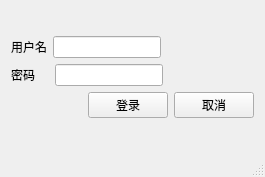
<?xml version="1.0" encoding="UTF-8"?>
<ui version="4.0">
 <class>MainWindow</class>
 <widget class="QMainWindow" name="MainWindow">
  <property name="geometry">
   <rect>
    <x>0</x>
    <y>0</y>
    <width>265</width>
    <height>177</height>
   </rect>
  </property>
  <property name="windowTitle">
   <string>MainWindow</string>
  </property>
  <widget class="QWidget" name="centralWidget">
   <layout class="QVBoxLayout" name="verticalLayout_2">
    <item>
     <layout class="QVBoxLayout" name="verticalLayout">
      <item>
       <layout class="QHBoxLayout" name="horizontalLayout_3">
        <item>
         <widget class="QLabel" name="userName">
          <property name="text">
           <string>用户名</string>
          </property>
         </widget>
        </item>
        <item>
         <widget class="QLineEdit" name="userNameLineEdit"/>
        </item>
        <item>
         <spacer name="horizontalSpacer_3">
          <property name="orientation">
           <enum>Qt::Horizontal</enum>
          </property>
          <property name="sizeHint" stdset="0">
           <size>
            <width>40</width>
            <height>20</height>
           </size>
          </property>
         </spacer>
        </item>
       </layout>
      </item>
      <item>
       <layout class="QHBoxLayout" name="horizontalLayout_2">
        <item>
         <widget class="QLabel" name="passwd">
          <property name="text">
           <string>密码    </string>
          </property>
         </widget>
        </item>
        <item>
         <widget class="QLineEdit" name="passwdLineEdit"/>
        </item>
        <item>
         <spacer name="horizontalSpacer_2">
          <property name="orientation">
           <enum>Qt::Horizontal</enum>
          </property>
          <property name="sizeHint" stdset="0">
           <size>
            <width>40</width>
            <height>20</height>
           </size>
          </property>
         </spacer>
        </item>
       </layout>
      </item>
      <item>
       <layout class="QHBoxLayout" name="horizontalLayout">
        <item>
         <spacer name="horizontalSpacer">
          <property name="orientation">
           <enum>Qt::Horizontal</enum>
          </property>
          <property name="sizeHint" stdset="0">
           <size>
            <width>40</width>
            <height>20</height>
           </size>
          </property>
         </spacer>
        </item>
        <item>
         <widget class="QPushButton" name="loginButton">
          <property name="text">
           <string>登录</string>
          </property>
         </widget>
        </item>
        <item>
         <widget class="QPushButton" name="cancleButton">
          <property name="text">
           <string>取消</string>
          </property>
         </widget>
        </item>
       </layout>
      </item>
     </layout>
    </item>
   </layout>
  </widget>
  <widget class="QMenuBar" name="menuBar">
   <property name="geometry">
    <rect>
     <x>0</x>
     <y>0</y>
     <width>265</width>
     <height>22</height>
    </rect>
   </property>
  </widget>
  <widget class="QStatusBar" name="statusBar"/>
 </widget>
 <layoutdefault spacing="6" margin="11"/>
 <resources/>
 <connections>
  <connection>
   <sender>cancleButton</sender>
   <signal>clicked()</signal>
   <receiver>MainWindow</receiver>
   <slot>close()</slot>
   <hints>
    <hint type="sourcelabel">
     <x>209</x>
     <y>130</y>
    </hint>
    <hint type="destinationlabel">
     <x>74</x>
     <y>154</y>
    </hint>
   </hints>
  </connection>
  <connection>
   <sender>passwdLineEdit</sender>
   <signal>returnPressed()</signal>
   <receiver>loginButton</receiver>
   <slot>click()</slot>
   <hints>
    <hint type="sourcelabel">
     <x>134</x>
     <y>77</y>
    </hint>
    <hint type="destinationlabel">
     <x>116</x>
     <y>126</y>
    </hint>
   </hints>
  </connection>
 </connections>
</ui>
